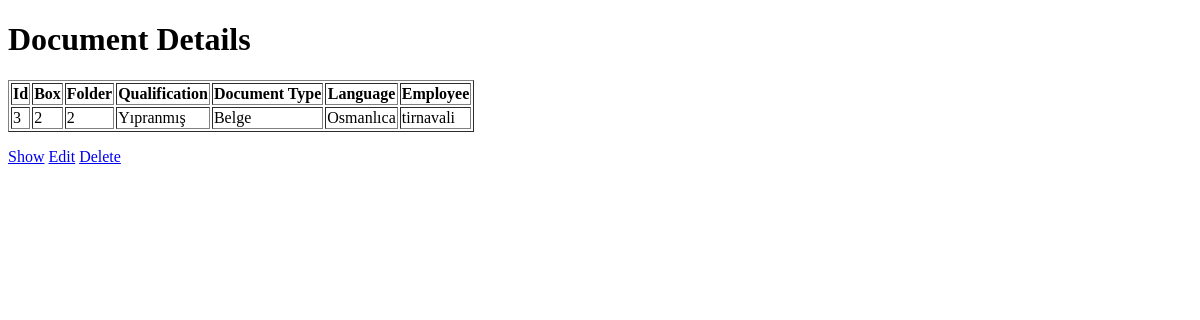
Before: /archive/documents/3 with the older database file.
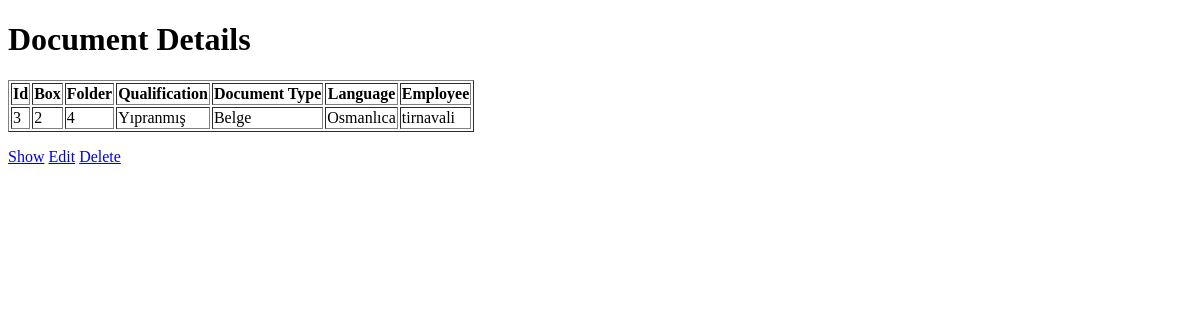
After: the same page with the newer database file.
### archive/models.py (models this page shows, shortened)
class Document(models.Model):
    project = models.ForeignKey(Project, verbose_name=("Projects"), on_delete=models.SET_NULL, null=True)
    organization_code = models.CharField(max_length=100)
    box = models.PositiveSmallIntegerField()
    folder = models.PositiveSmallIntegerField()
    order = models.PositiveIntegerField()
    special_number_detail = models.ForeignKey(SpecialNumberDetail, on_delete=models.SET_NULL, blank=True, null=True)
    special_number = models.PositiveIntegerField(blank=True, null=True)
    summary = models.TextField(null=True)
    first_date = models.DateField(auto_now=False, auto_now_add=False)
    last_date = models.DateField(auto_now=False, auto_now_add=False)
    qualification = models.ForeignKey(Qualification, on_delete=models.SET_NULL, null=True)
    document_type = models.ForeignKey(DocumentType, on_delete=models.SET_NULL, null=True)
    toponym = models.ForeignKey(Toponym, on_delete=models.SET_NULL, null=True)
    subject = models.ForeignKey(Subject, on_delete=models.SET_NULL, null=True)
    person = models.ForeignKey(Person, on_delete=models.SET_NULL, null=True)
    phisycal_status = models.ForeignKey(PhisycalStatus, on_delete=models.SET_NULL, null=True)
    privacy = models.ForeignKey(Privacy, on_delete=models.SET_NULL, null=True)
    language = models.ForeignKey(Language, on_delete=models.SET_NULL, null=True)
    page_count = models.PositiveIntegerField(null=True)
    image_count = models.PositiveIntegerField(null=True)
    explaination = models.TextField(null=True)
    employee = models.ForeignKey(Employee, on_delete=models.SET_NULL, null=True)
    created_at = models.DateTimeField(auto_now=True, auto_now_add=False)

class Qualification(models.Model):
    name = models.CharField(max_length = 100)
    def __str__(self):
        return self.name

class DocumentType(models.Model):
    name = models.CharField(max_length = 100)
    def __str__(self):
        return self.name

class Language(models.Model):
    name = models.CharField(max_length = 100)
    def __str__(self):
        return self.name

class Employee(models.Model):
    user = models.OneToOneField(User, on_delete=models.CASCADE)
    department = models.CharField(max_length=100)
    def __str__(self):
        return str(self.user)

### archive/views.py (the view)
# urls.py: path('documents/<int:pk>', views.show_document, name='show_document'),
def show_document(request, pk: int):
    context = {}
    document = get_object_or_404(Document, pk=pk)
    context['document'] = document
    return render(request, 'archive/show_document.html', context)

### archive/templates/archive/show_document.html (shortened to what this page needs)
<!DOCTYPE html>
<html lang="en">
<head>
</head>
<body>
   <h1>Document Details</h1>
   <table border="1">
       <tr>
           <th>Id</th>
           <th>Box</th>
           <th>Folder</th>
           <th>Qualification</th>
           <th>Document Type</th>
           <th>Language</th>
           <th>Employee</th>
       </tr>
       <tr>
           <td>{{document.id}}</td>
           <td>{{document.box}}</td>
           <td>{{document.folder}}</td>
           <td>{{document.qualification}}</td>
           <td>{{document.document_type}}</td>
           <td>{{document.language}}</td>
           <td>{{document.employee}}</td>
       </tr>
   </table>
   <p>{{ .id }} {{ project.name }} <a href="#">Show</a> <a href="#">Edit</a> <a href="#">Delete</a> </p>
</body>
</html>

Changed rows visible on the page:
changed Document "Yıpranmış": folder "2" → "4"
